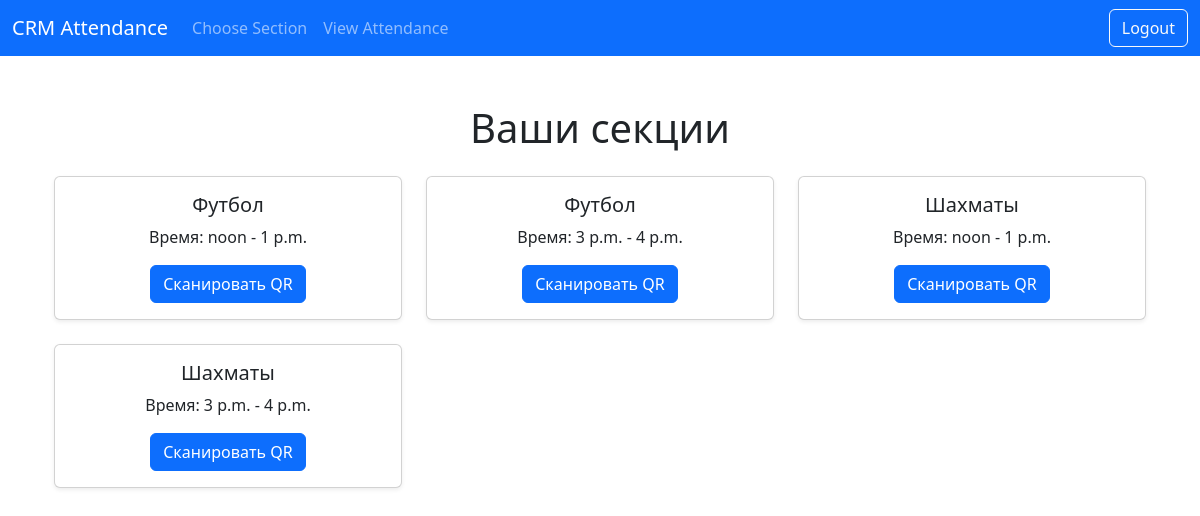
Screenshot of /dashboard/ (signed in) with the database file from the repository.
### attendance/models.py (models this page shows, shortened)
class SectionTime(models.Model):
    section = models.ForeignKey(Section, on_delete=models.CASCADE)
    start_time = models.TimeField()
    end_time = models.TimeField()

class Section(models.Model):
    name = models.CharField(max_length=100)
    coach = models.ForeignKey(CustomUser, on_delete=models.SET_NULL, null=True, limit_choices_to={'is_coach': True})

### attendance/views.py (the view)
# urls.py: path('dashboard/', views.dashboard, name='dashboard'),
@login_required
def dashboard(request):
    if request.user.is_coach:
        section_times = SectionTime.objects.filter(section__coach=request.user)
        return render(request, 'attendance/coach_dashboard.html', {'section_times': section_times})
    elif request.user.is_student:
        student_sections = StudentSectionTime.objects.filter(student=request.user)
        section_times = [student_section.section_time for student_section in student_sections]
        return render(request, 'attendance/student_dashboard.html', {'section_times': section_times})
    else:
        return redirect('login')

### attendance/templates/attendance/student_dashboard.html (shortened to what this page needs)
{% extends 'attendance/base.html' %}
{% block content %}
<div class="container mt-5">
    <h1 class="text-center">Ваши секции</h1>
    <div class="row mt-4">
        {% for section_time in section_times %}
        <div class="col-md-4">
            <div class="card shadow-sm mb-4">
                <div class="card-body text-center">
                    <h5 class="card-title">{{ section_time.section.name }}</h5>
                    <p class="card-text">Время: {{ section_time.start_time }} - {{ section_time.end_time }}</p>
                    <a href="{% url 'scan_qr_page' section_time.id %}" class="btn btn-primary">Сканировать QR</a>
                </div>
            </div>
        </div>
        {% endfor %}
    </div>
</div>
{% endblock %}

### attendance/templates/attendance/base.html (shortened to what this page needs)
<!DOCTYPE html>
<html lang="en">
<head>
    <link href="https://cdn.jsdelivr.net/npm/bootstrap@5.3.0-alpha3/dist/css/bootstrap.min.css" rel="stylesheet">
</head>
<body>
<nav class="navbar navbar-expand-lg navbar-dark bg-primary">
    <div class="container-fluid">
        <a class="navbar-brand" href="{% url 'dashboard' %}">CRM Attendance</a>
        <div class="collapse navbar-collapse" id="navbarNav">
            <ul class="navbar-nav me-auto">
                {% if request.user.is_student %}
                    <li class="nav-item">
                        <a class="nav-link" href="{% url 'register_section' %}">Choose Section</a>
                    </li>
                    <li class="nav-item">
                        <a class="nav-link" href="{% url 'view_attendance' %}">View Attendance</a>
                    </li>
                {% elif request.user.is_coach %}
                    <li class="nav-item">
                        <a class="nav-link" href="{% url 'coach_dashboard' %}">My Sections</a>
                    </li>
                {% endif %}
            </ul>
            <form method="post" action="{% url 'logout' %}" class="d-flex">
                <button class="btn btn-outline-light" type="submit">Logout</button>
            </form>
        </div>
    </div>
</nav>
<div class="container mt-5">
    {% block content %}{% endblock %}
</div>
</body>
</html>

### rows the page displays
SectionTime: section.name "Футбол", start_time "noon", end_time "1 p.m."
SectionTime: section.name "Футбол", start_time "3 p.m.", end_time "4 p.m."
SectionTime: section.name "Шахматы", start_time "noon", end_time "1 p.m."
SectionTime: section.name "Шахматы", start_time "3 p.m.", end_time "4 p.m."
